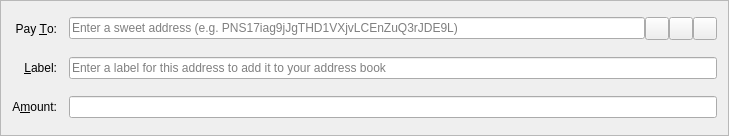
<?xml version="1.0" encoding="UTF-8"?>
<ui version="4.0">
 <class>SendCoinsEntry</class>
 <widget class="QFrame" name="SendCoinsEntry">
  <property name="geometry">
   <rect>
    <x>0</x>
    <y>0</y>
    <width>729</width>
    <height>136</height>
   </rect>
  </property>
  <property name="windowTitle">
   <string>Form</string>
  </property>
  <property name="frameShape">
   <enum>QFrame::StyledPanel</enum>
  </property>
  <property name="frameShadow">
   <enum>QFrame::Sunken</enum>
  </property>
  <layout class="QGridLayout" name="gridLayout">
   <property name="spacing">
    <number>12</number>
   </property>
   <item row="5" column="0">
    <widget class="QLabel" name="label">
     <property name="text">
      <string>A&amp;mount:</string>
     </property>
     <property name="alignment">
      <set>Qt::AlignRight|Qt::AlignTrailing|Qt::AlignVCenter</set>
     </property>
     <property name="buddy">
      <cstring>payAmount</cstring>
     </property>
    </widget>
   </item>
   <item row="3" column="0">
    <widget class="QLabel" name="label_2">
     <property name="text">
      <string>Pay &amp;To:</string>
     </property>
     <property name="alignment">
      <set>Qt::AlignRight|Qt::AlignTrailing|Qt::AlignVCenter</set>
     </property>
     <property name="buddy">
      <cstring>payTo</cstring>
     </property>
    </widget>
   </item>
   <item row="5" column="1">
    <widget class="BitcoinAmountField" name="payAmount"/>
   </item>
   <item row="4" column="1">
    <layout class="QHBoxLayout" name="horizontalLayout_2">
     <property name="spacing">
      <number>0</number>
     </property>
     <item>
      <widget class="QValidatedLineEdit" name="addAsLabel">
       <property name="enabled">
        <bool>true</bool>
       </property>
       <property name="toolTip">
        <string>Enter a label for this address to add it to your address book</string>
       </property>
       <property name="placeholderText">
        <string>Enter a label for this address to add it to your address book</string>
       </property>
      </widget>
     </item>
    </layout>
   </item>
   <item row="4" column="0">
    <widget class="QLabel" name="label_4">
     <property name="text">
      <string>&amp;Label:</string>
     </property>
     <property name="alignment">
      <set>Qt::AlignRight|Qt::AlignTrailing|Qt::AlignVCenter</set>
     </property>
     <property name="buddy">
      <cstring>addAsLabel</cstring>
     </property>
    </widget>
   </item>
   <item row="3" column="1">
    <layout class="QHBoxLayout" name="payToLayout">
     <property name="spacing">
      <number>0</number>
     </property>
     <item>
      <widget class="QValidatedLineEdit" name="payTo">
       <property name="toolTip">
        <string>The address to send the payment to</string>
       </property>
       <property name="maxLength">
        <number>34</number>
       </property>
       <property name="placeholderText">
        <string>Enter a sweet address (e.g. PNS17iag9jJgTHD1VXjvLCEnZuQ3rJDE9L)</string>
       </property>
      </widget>
     </item>
     <item>
      <widget class="QToolButton" name="addressBookButton">
       <property name="toolTip">
        <string>Choose address from address book</string>
       </property>
       <property name="text">
        <string/>
       </property>
       <property name="icon">
        <iconset resource="../bitcoin.qrc">
         <normaloff>:/icons/address-book</normaloff>:/icons/address-book</iconset>
       </property>
       <property name="shortcut">
        <string>Alt+A</string>
       </property>
      </widget>
     </item>
     <item>
      <widget class="QToolButton" name="pasteButton">
       <property name="toolTip">
        <string>Paste address from clipboard</string>
       </property>
       <property name="text">
        <string/>
       </property>
       <property name="icon">
        <iconset resource="../bitcoin.qrc">
         <normaloff>:/icons/editpaste</normaloff>:/icons/editpaste</iconset>
       </property>
       <property name="shortcut">
        <string>Alt+P</string>
       </property>
      </widget>
     </item>
     <item>
      <widget class="QToolButton" name="deleteButton">
       <property name="toolTip">
        <string>Remove this recipient</string>
       </property>
       <property name="text">
        <string/>
       </property>
       <property name="icon">
        <iconset resource="../bitcoin.qrc">
         <normaloff>:/icons/remove</normaloff>:/icons/remove</iconset>
       </property>
      </widget>
     </item>
    </layout>
   </item>
  </layout>
 </widget>
 <customwidgets>
  <customwidget>
   <class>BitcoinAmountField</class>
   <extends>QLineEdit</extends>
   <header>bitcoinamountfield.h</header>
   <container>1</container>
  </customwidget>
  <customwidget>
   <class>QValidatedLineEdit</class>
   <extends>QLineEdit</extends>
   <header>qvalidatedlineedit.h</header>
  </customwidget>
 </customwidgets>
 <resources>
  <include location="../bitcoin.qrc"/>
 </resources>
 <connections/>
</ui>
